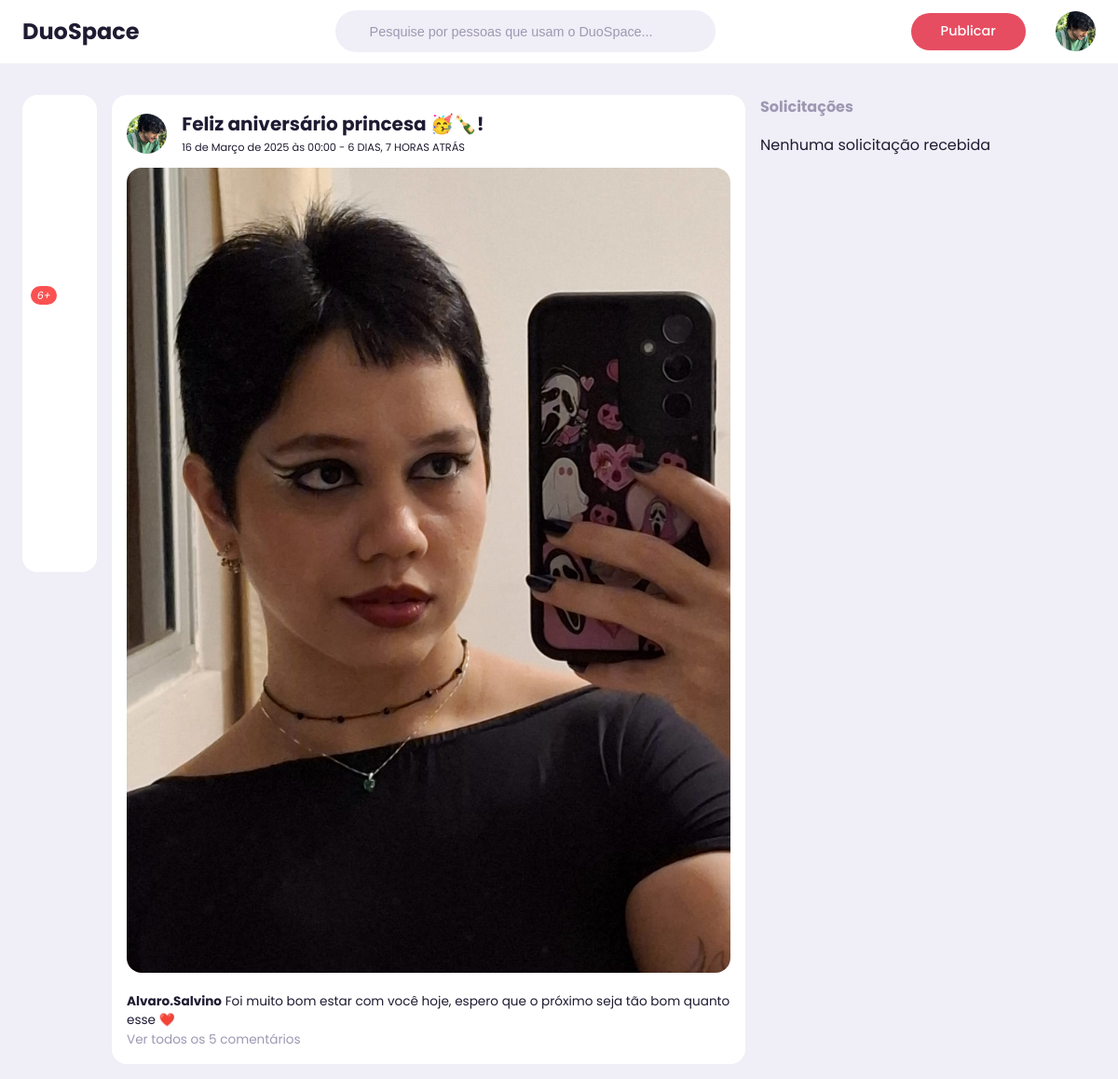
Page /post-comentario/20/ (signed in) on the committed database.
### perfil/models.py (models this page shows, shortened)
class Perfil(models.Model):
    nome = models.CharField(max_length=255, null=False)
    telefone = models.CharField(max_length=15, null= False)
    imagem_perfil = models.ImageField(null=True, blank=True, upload_to='fotoPerfil/')
    imagem_capa = models.ImageField(null=True, blank=True, upload_to='fotocapa/')
    fonte = models.CharField(max_length=10, default='fonte-3')
    cor = models.CharField(max_length=10, default='cor-1')
    background = models.CharField(max_length=10, default='light')
    contatos = models.ManyToManyField('self')
    usuario = models.OneToOneField(User, related_name='perfil', on_delete=models.CASCADE)

class Post(models.Model):
    titulo = models.CharField(max_length=250, null=True, blank=True)
    text = models.TextField(null=True, blank=True)
    data_postagem = models.DateTimeField(auto_now=True)
    perfil = models.ForeignKey(Perfil, on_delete=models.CASCADE, related_name='posts')
    imagem = models.ImageField(null=True, blank=True, upload_to='postagem/')

### vitrine/views.py (the view)
# urls.py: path('post-comentario/<int:comentario_id>/', ver_post_comentario, name='ver_post_comentario'),
@login_required(login_url='login')
def ver_post_comentario(request, comentario_id):
    comentario = Comentario.objects.get(id=comentario_id)  # Obtém o comentário pelo ID
    post = comentario.post  # Obtém o post relacionado ao comentário
    user = request.user
    perfil = get_object_or_404(Perfil, usuario=user)
    notificacoes = Notificacao.objects.filter(perfil_notificado=perfil).order_by('-data_criacao')
    post.tempo_decorrido = timesince(post.data_postagem)
    post.curtido = Curtida.objects.filter(perfil=perfil, post=post).exists()  # Verifica se foi curtido
    if request.method == "POST":
        if 'imagem_perfil' in request.FILES:
            perfil.imagem_perfil = request.FILES['imagem_perfil']
            perfil.save()
    context = {
        'post': post,  # Passa o post para o template
        'perfil_logado': perfil,
        'cor': perfil.cor,
        'fonte': perfil.fonte,
        'background': perfil.background,
        'notificacoes': notificacoes,
    }
    return render(request, 'post.html', context)

### vitrine/views.py (called while the page is built)
def numero_notificacoes(request):
    if request.user.is_authenticated:
        perfil = request.user.perfil
        notificacoes_nao_lidas = Notificacao.objects.filter(perfil_notificado=perfil, lida=False).count()
    else:
        notificacoes_nao_lidas = 0
    return {'notificacoes_nao_lidas': notificacoes_nao_lidas}

### vitrine/templates/post.html (shortened to what this page needs)
{% extends 'base/base.html' %}
{% load static %}
{% block styles %}
<link rel="stylesheet" href="{% static 'assets/css/index.css' %}">
{% endblock %}
{% block content %}
<div class="feeds">
    {% if post %}
    <div class="feed">
        <div class="head">
            <div class="user">
                <div class="profile-photo">
                    <img src="{% if post.perfil.imagem_perfil %} /images/{{ post.perfil.imagem_perfil }} {% else %} {% static '/assets/images/img/user.png' %} {% endif %}"
                        alt="Usuário">
                </div>
                <div class="ingo">
                    <h3>{{ post.titulo }}</h3>
                    <small>{{ post.data_postagem }} - <span class="capitalise">{{ post.tempo_decorrido }}
                            atrás</span></small>
                </div>
            </div>
        </div>
        <div class="photo">
            {% if post.imagem %}
            <img src="/images/{{ post.imagem }}" alt="Post imagem">
            {% endif %}
        </div>
        <div class="caption">
            <p><b>{{ post.perfil.nome }}</b> {{ post.text }}
        </div>
        {% if post.comentarios.count == 1 %}
        <div class="comments text-muted open-view-comentario-modal" data-post-id="{{ post.id }}">
            Ver {{ post.comentarios.count }} comentário
        </div>
        {% elif post.comentarios.count > 1 %}
        <div class="comments text-muted open-view-comentario-modal" data-post-id="{{ post.id }}">
            Ver todos os {{ post.comentarios.count }} comentários
        </div>
        {% endif %}
    </div>
    {% endif %}
</div>
{% endblock %}

### core/templates/base/base.html (shortened to what this page needs)
{% load static %}
<!DOCTYPE html>
<html lang="pt-br" style="
{% if background == 'light' %}
--light-colour-lightness: 95%; --white-colour-lightness: 100%; --dark-colour-lightness: 15%;
{% elif background == 'dim' %}
--light-colour-lightness: 15%; --white-colour-lightness: 20%; --dark-colour-lightness: 95%;
{% else %}
--light-colour-lightness: 0%; --white-colour-lightness: 10%; --dark-colour-lightness: 95%;
{% endif %}
{% if fonte == 'fonte-1' %}
----sticky-top-left: 5.4rem; ----sticky-top-right: 5.4rem; font-size: 10px;
{% elif fonte == 'fonte-2' %}
----sticky-top-left: 5.4rem; ----sticky-top-right: -7rem; font-size: 13px;
{% elif fonte == 'fonte-3' %}
----sticky-top-left: -2rem; ----sticky-top-right: -17rem; font-size: 16px;
{% elif fonte == 'fonte-4' %}
----sticky-top-left: -5rem; ----sticky-top-right: -25rem; font-size: 19px;
{% else %}
----sticky-top-left: -12rem; ----sticky-top-right: -35rem; font-size: 22px;
{% endif %}
{% if cor == 'cor-1' %}
--primary-colour-hue: 252;
{% elif cor == 'cor-2' %}
--primary-colour-hue: 52;
{% elif cor == 'cor-3' %}
--primary-colour-hue: 352;
{% elif cor == 'cor-4' %}
--primary-colour-hue: 152;
{% else %}
--primary-colour-hue: 202;
{% endif %}
;">
<head>
    {% block styles %}
    {% endblock %}
    <link rel="stylesheet" href="{% static 'assets/css/style.css' %}">
    <link rel="stylesheet" href="https://unicons.iconscout.com/release/v2.1.6/css/unicons.css">
    <link href='https://unpkg.com/boxicons@2.1.4/css/boxicons.min.css' rel='stylesheet'>
</head>
<body>
    <nav>
        <div class="container">
            <div class="logo">
                <a href="{% url 'index' %}" id="link-logo">
                    <h2 class="log">
                        DuoSpace
                    </h2>
                </a>
            </div>
            <form method="POST" action="{% url 'buscar_usuario' %}" class="search-bar">
                <input type="search" name="busca" placeholder="Pesquise por pessoas que usam o DuoSpace...">
            </form>
            <div class="create">
                <label class="btn btn-primary" for="create post" id="open-post-modal">Publicar</label>
                <form action="" method="post" enctype="multipart/form-data" id="upload-avatar">
                    <div for="imagem_perfil" class="profile-photo">
                        <label for="imagem_perfil">
                            <img src="{% if perfil_logado.imagem_perfil %}/images/{{ perfil_logado.imagem_perfil }}{% else %}{% static 'assets/images/img/user.png' %}{% endif %}"
                                alt="Foto de perfil" id="preview-imagem" style="cursor: pointer;">
                        </label>
                    </div>
                </form>
            </div>
        </div>
    </nav>
    <main>
        <div class="container">
            <div class="left">
                <div class="sidebar">
                    <a class="menu-item {{active_home}}" href="{% url 'index' %}" id="home">
                        <span></span>
                    </a>
                    <a class="menu-item">
                        <span></span>
                    </a>
                    <a class="menu-item" id="notifications">
                        <span><i class="uil uil-bell">{% if notificacoes_nao_lidas > 0 %}<small class="notification-count">{{ notificacoes_nao_lidas }}{% endif %}</small></i></span>
                    </a>
                    <a class="menu-item" id="messages-notification">
                        <span><i class="uil uil-envelope"><small class="notification-count">6+</small></i></span>
                    </a>
                    <a href="{% url 'marcados' %}" class="menu-item {{active_marcados}}" id="salvos">
                        <span></span>
                    </a>
                    <a class="menu-item">
                        <span></span>
                    </a>
                    <a class="menu-item" id="theme">
                        <span></span>
                    </a>
                    <a class="menu-item">
                        <span></span>
                    </a>
                </div>
            </div>
            <div class="middle">
                {% block content %}
                {% endblock %}
            </div>
            <div class="right">
                <div class="friend-requests">
                    <h4>Solicitações</h4>
                    {% if perfil_logado.convites_recebidos.all %}
                    {% for convite in perfil_logado.convites_recebidos.all %}
                    <div class="request">
                        <div class="info">
                            <div class="profile-photo">
                                <img src="{{ convite.solicitante.imagem_perfilURL }}" alt="#">
                            </div>
                            <div>
                                <h5>{{ convite.solicitante.nome }}</h5>
                                <p class="text-muted">
                                    8 mutual friends
                                </p>
                            </div>
                        </div>
                        <div class="action">
                            <a href="/perfil/{{ convite.id }}/aceitar" class="btn btn-primary">
                                Aceitar
                            </a>
                            <a href="/perfil/{{ convite.id }}/rejeitar" class="btn btn-light">
                                Rejeitar
                            </a>
                        </div>
                    </div>
                    {% endfor %}
                    {% else %}
                    <p class="px-2 py-3 text-center">Nenhuma solicitação recebida</p>
                    {% endif %}
                </div>
            </div>
        </div>
    </main>
</body>
</html>

### core/static/assets/css/index.css (style rules this page uses)
@media (min-width: 1200px) { .head .user { display: flex; flex-direction: row; align-items: center; } }
@media (min-width: 1200px) { .head .user h3 { font-size: 20px; } }
.comments { cursor: pointer; }

### core/static/assets/css/style.css (style rules this page uses)
:root { --primary-colour-hue: 252; --dark-colour-lightness: 17%; --light-colour-lightness: 95%; --white-colour-lightness: 100%; --colour-white: hsl(252, 30%, var(--white-colour-lightness)); --colour-light: hsl(252, 30%, var(--light-colour-lightness)); --colour-gray: hsl(252, 15%, 65%); --colour-primary: hsl(var(--primary-colour-hue), 75%, 60%); --colour-secondary: hsl(252, 100%, 90%); --colour-sucess: hsl(120, 95%, 65%); --colour-danger: hsl(0, 95%, 65%); --colour-dark: hsl(252, 30%, var(--dark-colour-lightness)); --colour-black: hsl(252, 30%, 10%); --border-radius: 2rem; --card-border-radius: 1rem; --btn-padding: 0.6rem 2rem; --search-padding: 0.6rem 1rem; --card-padding: 1rem; --sticky-top-left: 5.4rem; --sticky-top-right: -18rem; }
*, *::before, *::after { padding: 0; margin: 0; outline: 0; box-sizing: border-box; text-decoration: none; list-style: none; border: none; }
body { font-family: "Poppins", sans-serif; color: var(--colour-dark); background: var(--colour-light); overflow-x: hidden; }
.container { width: 80%; margin: 0 auto; }
.profile-photo { width: 2.7rem; aspect-ratio: 1/1; border-radius: 50%; overflow: hidden; }
img { display: block; width: 100%; }
.btn { display: inline-block; padding: var(--btn-padding); font-weight: 500; border-radius: var(--border-radius); cursor: pointer; transition: all 300ms ease; font-size: 0.9rem; }
.btn-primary { background: var(--colour-primary); color: #FFFFFF; }
.text-muted { color: var(--colour-gray); }
nav { width: 100%; background: var(--colour-white); padding: 0.7rem 0; position: fixed; top: 0; z-index: 10; }
nav .container { display: flex; align-items: center; justify-content: space-between; }
nav .logo { display: flex; align-items: center; }
#link-logo { text-decoration: none; color: var(--colour-dark); }
.search-bar { display: flex; background: var(--colour-light); border-radius: var(--border-radius); padding: var(--search-padding); }
.search-bar input[type="search"] { background: transparent; width: 30vw; margin-left: 1rem; font-size: 0.9rem; color: var(--colour-dark); }
nav .search-bar input { padding: 5px; border-radius: 5px; margin-left: 5px; }
nav .search-bar input[type="search"]::placeholder { color: var(--colour-gray); }
nav .create { display: flex; align-items: center; gap: 2rem; }
main { position: relative; top: 5.4rem; }
main .container { display: grid; grid-template-columns: 18vw auto 20vw; column-gap: 2rem; position: relative; }
main .container .left { height: max-content; position: sticky; top: var(--sticky-top-left); z-index: 1; }
.left .sidebar { margin-top: 1rem; background: var(--colour-white); border-radius: var(--card-border-radius); }
.left .sidebar a { text-decoration: none; display: -webkit-box; gap: .5rem; }
.left .sidebar .menu-item { display: flex; align-items: center; height: 4rem; cursor: pointer; transition: all 300ms ease; position: relative; }
.left .sidebar i { font-size: 1.4rem; color: var(--colour-gray); margin-left: 2rem; position: relative; }
.left .sidebar i .notification-count { background: var(--colour-danger); color: #FFFFFF; font-size: 0.7rem; width: fit-content; border-radius: 0.8rem; padding: 0.1rem 0.4rem; position: absolute; top: -0.2rem; right: -0.3rem; }
.middle .feeds .feed { background: var(--colour-white); border-radius: var(--card-border-radius); padding: var(--card-padding); margin: 1rem 0; font-size: 0.85rem; line-height: 1.5; }
.middle .feeds .head { display: flex; justify-content: space-between; }
.middle .feeds .user { display: flex; gap: 1rem; }
.feed { position: relative; }
.middle .feeds .photo { border-radius: var(--card-border-radius); overflow: hidden; margin: 0.7rem 0; }
.capitalise { text-transform: uppercase; }
main .container .right { height: max-content; position: sticky; top: var(--sticky-top-right); bottom: 0; }
.right .friend-requests { margin-top: 1rem; }
.right .friend-requests h4 { color: var(--colour-gray); margin: 1rem 0; }
@media screen and (max-width: 1200px) { .container { width: 96%; } }
@media screen and (max-width: 1200px) { main .container { grid-template-columns: 5rem auto 30vw; gap: 1rem; } }
@media screen and (max-width: 1200px) { .left { width: 5rem; z-index: 5; } }
@media screen and (max-width: 1200px) { .left .sidebar a { display: block; } }

### rows in the picture
Perfil: imagem_perfil (picture)
Post: perfil.imagem_perfil (picture), titulo "Feliz aniversário princesa 🥳🍾!", data_postagem "16 de Março de 2025 às 00:00", tempo_decorrido "6 DIAS, 7 HORAS", imagem (picture), perfil.nome "Alvaro.Salvino", text "Foi muito bom estar com você hoje, espero que o próximo seja tão bom quanto esse ❤️", comentarios.count "5"
